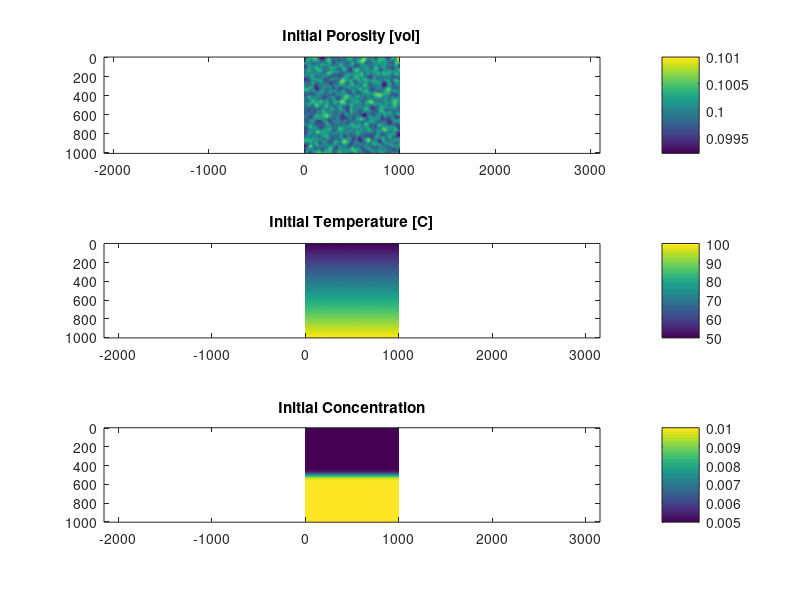

Write the MATLAB code that produced this figure. (Note: this script raises an error after producing the figure.)
clear; close all; clc;

%% SET MODEL PARAMETERS

runID = 'test_DoubleDiff_TK2';
nop   = 20;       % print output every 'nop' steps
lvplt = 1;        % plot figures live (1) or in background (0)     
svfig = 1;        % save figures to file (1)

% set domain parameters
N     = 200;      % num. grid size
D     = 1e3;      % phys. domain depth [m]
h     = D./N;     % grid spacing [m] 

% set physical parameters

mu    = 1e-3;     % pore fluid viscosity (water) [Pa s]
a     = 5e-3;     % grain size of matrix (sandstone) [m]
b     = 100;      % geom. factor for permeability [1]
n     = 3;        % permeability powerlaw [1]
rhol0 = 1000;     % fluid density [kg/m3]
grav  = 9.81;     % gravity [m/s2]
kC    = 1e-8;     % chemical diffusivity [m2/s]  
kT    = 1e-6;     % thermal diffusivity [m2/s]
aT    = 2e-4;     % thermal expansivity [1/K]
gC    = 2;        % chemical density contrast [1/wt]

% set initial condition parameters
finit = 'linear'; % initial condition: 'linear' or 'layer'
f0    = 0.1;      % background porosity [vol]
f1    = 0.1;      % base porosity [vol]  
df    = 0.001;    % perturbation amplitude [vol]
Tinit = 'linear';  % initial condition: 'linear' or 'layer'
T0    = 50;       % top temperature [C]
T1    = 100;      % base temperature [C]
dT    = 0.1;      % perturbation amplitude [C]
Cinit = 'layer';  % initial condition: 'linear' or 'layer'
C0    = 0.005;    % top concentration  [C]
C1    = 0.01;     % base concentration [C]
dC    = 0.0;      % perturbation amplitude [C]
zlay  = 0.5;      % relative depth of layer boundary
smth  = (N/30)^2; % smoothness of random noise

% set model timing parameters
tend  = 1e11;     % model stopping time [s]

% set numerical solver parameters
CFL   = 0.25;     % Courant number to limit time step size
tol   = 1e-8;     % residual tolerance for iterative solver
alpha = 0.99;     % step size for iterative solver
beta  = 0.95;     % damping parameter for iterative solver

% create output directory
if ~isfolder(['./out/',runID])
    mkdir(['./out/',runID]);
end

%% INITIAL MODEL SETUP

% initialise grid coordinates
x = linspace(-h/2,D+h/2,N+2);
z = linspace(-h/2,D+h/2,N+2);
[X,Z] = meshgrid(x,z);

% initialise smooth random noise
rng(5);
rn = rand(N+2,N+2) - 0.5;
for i=1:smth
   rn(2:end-1,2:end-1) = rn(2:end-1,2:end-1) ...
                       + diff(rn(:,2:end-1),2,1)./8 ...
                       + diff(rn(2:end-1,:),2,2)./8;
    rn([1 end],:) = rn([2 end-1],:);
    rn(:,[1 end]) = rn(:,[2 end-1]);
end
rn = rn./max(abs(rn(:)));

% set initial condition
switch finit  % initial porosity
    case 'linear'
        f = f0 + (f1-f0) .* Z/D + df.*rn;
    case 'layer'
        f = f0 + (f1-f0) .* (1+erf(25*(Z/D-zlay)))/2 + df.*rn;
end
switch Tinit  % initial temperature
    case 'linear'
        T = T0 + (T1-T0) .* Z/D + dT.*rn;
    case 'layer'
        T = T0 + (T1-T0) .* (1+erf(25*(Z/D-zlay)))/2 + dT.*rn;
end
switch Cinit  % initial concentration
    case 'linear'
        C = C0 + (C1-C0) .* Z/D + dC.*rn;
    case 'layer'
        C = C0 + (C1-C0) .* (1+erf(25*(Z/D-zlay)))/2 + dC.*rn;
end

DTDt = 0.*T(2:end-1,2:end-1);
DCDt = 0.*C(2:end-1,2:end-1);

fh1 = figure(1);
subplot(3,1,1)
imagesc(x,z,f); axis equal tight; colorbar;
title('Initial Porosity [vol]')
subplot(3,1,2)
imagesc(x,z,T); axis equal tight; colorbar;
title('Initial Temperature [C]')
subplot(3,1,3)
imagesc(x,z,C); axis equal tight; colorbar;
title('Initial Concentration')
drawnow

% prepare solution & residual arrays for VP solver
w = zeros(N+1,N+2);  % vertical Darcy speed
u = zeros(N+2,N+1);  % horizontal Darcy speed
p = zeros(N+2,N+2);  % pore fluid pressure
F = zeros(N+2,N+2);  % residual for pressure equation


%% MAIN TIME STEPPING LOOP
m    = 0;
time = 0;
while time <= tend

    fprintf(1,'\n\n*****  step = %d,  time = %e [s] \n\n',m,time);

    % store previous rates of change
    DTDto = DTDt;
    DCDto = DCDt;
    
    % calculate permeability [m2]
    k = a^2/b * f.^n;  % Kozeny-Carman relationship
    
    % calculate Darcy coefficient [m2/Pas]
    K = k/mu;
    
    % calculate iterative step size
    dtau = (h/2)^2./K;
        
    % update density difference
    Drho = - rhol0.*(- aT.*(T-mean(T,2)) + gC.*(C-mean(C,2)));
    
    
    % UPDATE VELOCITY-PRESSURE SOLUTION (PSEUDO-TRANSIENT SOLVER)
    Fnorm = 1e6;
    pi    = p;
    it    = 0;
    while Fnorm >= tol || it < 100
        
        % store previous iterative solution guesses
        pii = pi; pi = p;
        
        % calculate pressure gradient [Pa/m]
        gradPz = diff(p,1,1)./h;  % vertical gradient
        gradPx = diff(p,1,2)./h;  % horizontal gradient
        
        % calculate Darcy segregation speed [m/s]
        w = -(K(1:end-1,:)+K(2:end,:))./2 .* (gradPz + (Drho(1:end-1,:)+Drho(2:end,:))./2.*grav);
        u = -(K(:,1:end-1)+K(:,2:end))./2 .* (gradPx + 0                                       );
        
        % calculate residual of pressure equation
        F(2:end-1,2:end-1) = diff(w(:,2:end-1),1,1)./h + diff(u(2:end-1,:),1,2)./h;

        % update pressure solution
        p = pi - alpha.*F.*dtau + beta.*(pi-pii);
        
        % apply pressure boundary conditions
        p(:,1  ) = p(:,2    );
        p(:,end) = p(:,end-1);
        p(1  ,:) = p(2    ,:) + (Drho(1  ,:)+Drho(2    ,:))./2.*grav.*h;
        p(end,:) = p(end-1,:) - (Drho(end,:)+Drho(end-1,:))./2.*grav.*h;
        
        % get preconditioned residual norm to monitor convergence
        Fnorm = norm(F(:).*dtau(:),2)./norm(p(:),2);
        
        % print convergence
        if ~mod(it,100); fprintf(1,'---  %d,  %e\n',it+1,Fnorm); end
        
        it = it+1;
    end
    fprintf(1,'---  %d,  %e\n\n',it,Fnorm);
        
    % UPDATE TEMPERATURE SOLUTION (EXPLICIT SOLVER)
    dt = CFL .* min([(h/2)/max(abs(w(:))) , (h/2)/max(abs(u(:))) , (h/2)^2./kT]);  % diffusive timestep

    % calculate temperature advection
    wp = max(0, (w(1:end-1,2:end-1)+w(2:end,2:end-1))./2);
    wm = min(0, (w(1:end-1,2:end-1)+w(2:end,2:end-1))./2);
    up = max(0, (u(2:end-1,1:end-1)+u(2:end-1,2:end))./2);
    um = min(0, (u(2:end-1,1:end-1)+u(2:end-1,2:end))./2);
    
    grdTzp = diff(T(2:end  ,2:end-1),1,1)./h;
    grdTzm = diff(T(1:end-1,2:end-1),1,1)./h;
    grdTxp = diff(T(2:end-1,2:end  ),1,2)./h;
    grdTxm = diff(T(2:end-1,1:end-1),1,2)./h;
    
    DTDt = - (wp.*grdTzm + wm.*grdTzp + up.*grdTxm + um.*grdTxp) ...
           + kT.* (diff(T(:,2:end-1),2,1)./h^2 + diff(T(2:end-1,:),2,2)./h^2);
       
    T(2:end-1,2:end-1) = T(2:end-1,2:end-1) + (DTDt + DTDto)/2 .* dt;

    % apply temperature boundary conditions
    T(:,1  ) = T(:,2    );  % left boundary: insulating
    T(:,end) = T(:,end-1);  % right boundary: unsulating
    T(1  ,:) = T0;          % top boundary: isothermal
    T(end,:) = T1;          % bottom boundary: isothermal
    
    
    % UPDATE CONCENTRATION SOLUTION (EXPLICIT SOLVER)

    % calculate concentration advection
    grdCzp = diff(C(2:end  ,2:end-1),1,1)./h;
    grdCzm = diff(C(1:end-1,2:end-1),1,1)./h;
    grdCxp = diff(C(2:end-1,2:end  ),1,2)./h;
    grdCxm = diff(C(2:end-1,1:end-1),1,2)./h;
    
    DCDt = - (wp.*grdCzm + wm.*grdCzp + up.*grdCxm + um.*grdCxp) ...
           + kC.* (diff(C(:,2:end-1),2,1)./h^2 + diff(C(2:end-1,:),2,2)./h^2);
       
    C(2:end-1,2:end-1) = C(2:end-1,2:end-1) + (DCDt + DCDto)/2 .* dt;

    % apply concentration boundary conditions
    C(:,1  ) = C(:,2    );  % left boundary: closed
    C(:,end) = C(:,end-1);  % right boundary: closed
    C(1  ,:) = C0;          % top boundary: isochemical
    C(end,:) = C1;          % bottom boundary: isochemical
    
    
    % plot solution
    if ~mod(m,nop)
        if lvplt
            fh2 = figure(2);
        else
            fh2=figure('Visible','off');
        end
        
        sgtitle(sprintf('Time elapsed %.1f years', time/31557600))
        subplot(2,3,1);
        imagesc(x,z,-w.*3600*24*365.25); axis equal tight; colorbar;
        title(['Segregation','z-speed [m/yr]'])
        subplot(2,3,2);
        imagesc(x,z,u.*3600*24*365.25); axis equal tight; colorbar;
        title(['Segregation','x-speed [m/yr]'])
        subplot(2,3,3);
        imagesc(x,z,p); axis equal tight; colorbar;
        title(['Dynamic fluid','pressure [Pa]'])
        subplot(2,3,4);
        imagesc(x,z,T); axis equal tight; colorbar;
        title('Temperature [C]')
        subplot(2,3,5);
        imagesc(x,z,C); axis equal tight; colorbar;
        title('Concentration [wt]')
        subplot(2,3,6);
        imagesc(x,z,f); axis equal tight; colorbar;
        title('Porosity [vol]')
        drawnow % draw figure now (avoids Matlab deciding to delay)
        
        % print figure to file
        if svfig
            print(fh2,['./out/',runID,'/',runID,'_',int2str(m/nop)],'-dpng','-r200')
        end
    end
    
    % update time and step count
    m    = m + 1;
    time = time + dt;  

end 
